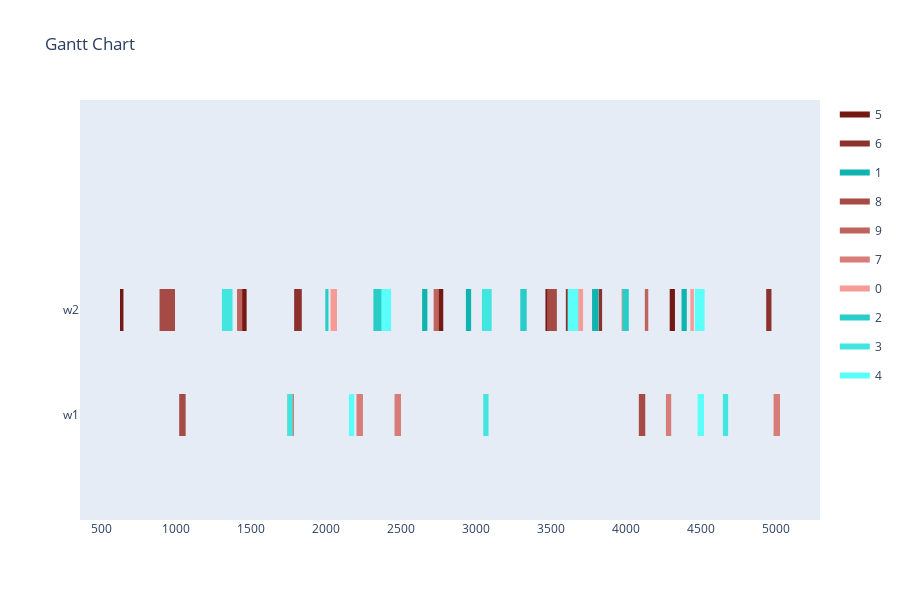

Here is the notebook cell this chart was saved with:
### Markdown cell above
Config 2 - Test with Two Point Crossover

### Code cell
optimizer = BaseGA(env)
optimizer.set_minimize()
# optional (in this case, all options given are the default option, if the configuration step is skipped)
optimizer.configure('tardiness', 'twopointcrossover', 'roulettewheel', 'randomize')
# choose an input generator (optional) -> decides how the data gets converted into the optimizer format
#optimizer.set_input_generator('SameLengthAlternativesGenerator')
# all parameters after offspring_amount are optional (in this case -> verbose=True)
result, best_fitness_history, average_fitness_history, best_generation_history, feasible_gen = optimizer.optimize(orders, max_generations, earliest_time_slot, last_time_slot, population_size, offspring_amount, verbose=True)
workstation_assignments = reformat_result(result, orders, env)
visualize(workstation_assignments, best_fitness_history, average_fitness_history, best_generation_history, feasible_gen)

### Figure 1 — Plotly figure (JSON) as saved in the notebook; plotly's stock layout.template omitted (floating-point values rounded to 4 significant figures)
{"data": [{"fill": "toself", "fillcolor": "rgb(115, 24, 18)", "hoverinfo": "name", "legendgroup": "rgb(115, 24, 18)", "mode": "none", "name": "5", "type": "scatter", "x": [2746, 2781, 2781, 2746, 2746, 624, 647, 647, 624, 624, 4292, 4327, 4327, 4292, 4292, 1434, 1469, 1469, 1434, 1434, 3463, 3506, 3506, 3463], "y": [0.8, 0.8, 1.2, 1.2, null, 0.8, 0.8, 1.2, 1.2, null, 0.8, 0.8, 1.2, 1.2, null, 0.8, 0.8, 1.2, 1.2, null, 0.8, 0.8, 1.2, 1.2]}, {"fill": "toself", "fillcolor": "rgb(140, 49, 43)", "hoverinfo": "name", "legendgroup": "rgb(140, 49, 43)", "mode": "none", "name": "6", "type": "scatter", "x": [3818, 3841, 3841, 3818, 3818, 3599, 3634, 3634, 3599, 3599, 4936, 4971, 4971, 4936, 4936, 1786, 1821, 1821, 1786, 1786, 1814, 1837, 1837, 1814], "y": [0.8, 0.8, 1.2, 1.2, null, 0.8, 0.8, 1.2, 1.2, null, 0.8, 0.8, 1.2, 1.2, null, 0.8, 0.8, 1.2, 1.2, null, 0.8, 0.8, 1.2, 1.2]}, {"fill": "toself", "fillcolor": "rgb(15, 180, 174)", "hoverinfo": "name", "legendgroup": "rgb(15, 180, 174)", "mode": "none", "name": "1", "type": "scatter", "x": [4371, 4406, 4406, 4371, 4371, 2349, 2384, 2384, 2349, 2349, 2640, 2675, 2675, 2640, 2640, 3774, 3817, 3817, 3774, 3774, 2932, 2967, 2967, 2932], "y": [0.8, 0.8, 1.2, 1.2, null, 0.8, 0.8, 1.2, 1.2, null, 0.8, 0.8, 1.2, 1.2, null, 0.8, 0.8, 1.2, 1.2, null, 0.8, 0.8, 1.2, 1.2]}, {"fill": "toself", "fillcolor": "rgb(165, 74, 68)", "hoverinfo": "name", "legendgroup": "rgb(165, 74, 68)", "mode": "none", "name": "8", "type": "scatter", "x": [888, 959, 959, 888, 888, 3474, 3539, 3539, 3474, 3474, 926, 991, 991, 926, 926, 4086, 4129, 4129, 4086, 4086, 1019, 1062, 1062, 1019], "y": [0.8, 0.8, 1.2, 1.2, null, 0.8, 0.8, 1.2, 1.2, null, 0.8, 0.8, 1.2, 1.2, null, -0.2, -0.2, 0.2, 0.2, null, -0.2, -0.2, 0.2, 0.2]}, {"fill": "toself", "fillcolor": "rgb(190, 99, 93)", "hoverinfo": "name", "legendgroup": "rgb(190, 99, 93)", "mode": "none", "name": "9", "type": "scatter", "x": [3642, 3677, 3677, 3642, 3642, 4126, 4149, 4149, 4126, 4126, 1405, 1440, 1440, 1405, 1405, 2717, 2752, 2752, 2717, 2717, 4483, 4506, 4506, 4483], "y": [0.8, 0.8, 1.2, 1.2, null, 0.8, 0.8, 1.2, 1.2, null, 0.8, 0.8, 1.2, 1.2, null, 0.8, 0.8, 1.2, 1.2, null, 0.8, 0.8, 1.2, 1.2]}, {"fill": "toself", "fillcolor": "rgb(215, 124, 118)", "hoverinfo": "name", "legendgroup": "rgb(215, 124, 118)", "mode": "none", "name": "7", "type": "scatter", "x": [2456, 2499, 2499, 2456, 2456, 4267, 4302, 4302, 4267, 4267, 2202, 2245, 2245, 2202, 2202, 4985, 5028, 5028, 4985, 4985, 1742, 1785, 1785, 1742], "y": [-0.2, -0.2, 0.2, 0.2, null, -0.2, -0.2, 0.2, 0.2, null, -0.2, -0.2, 0.2, 0.2, null, -0.2, -0.2, 0.2, 0.2, null, -0.2, -0.2, 0.2, 0.2]}, {"fill": "toself", "fillcolor": "rgb(246, 155, 149)", "hoverinfo": "name", "legendgroup": "rgb(246, 155, 149)", "mode": "none", "name": "0", "type": "scatter", "x": [4430, 4453, 4453, 4430, 4430, 2029, 2072, 2072, 2029, 2029, 3970, 3991, 3991, 3970, 3970, 3671, 3714, 3714, 3671, 3671, 4497, 4520, 4520, 4497], "y": [0.8, 0.8, 1.2, 1.2, null, 0.8, 0.8, 1.2, 1.2, null, 0.8, 0.8, 1.2, 1.2, null, 0.8, 0.8, 1.2, 1.2, null, 0.8, 0.8, 1.2, 1.2]}, {"fill": "toself", "fillcolor": "rgb(40, 205, 199)", "hoverinfo": "name", "legendgroup": "rgb(40, 205, 199)", "mode": "none", "name": "2", "type": "scatter", "x": [2315, 2350, 2350, 2315, 2315, 1994, 2015, 2015, 1994, 1994, 3295, 3338, 3338, 3295, 3295, 3976, 4019, 4019, 3976, 3976, 2330, 2373, 2373, 2330], "y": [0.8, 0.8, 1.2, 1.2, null, 0.8, 0.8, 1.2, 1.2, null, 0.8, 0.8, 1.2, 1.2, null, 0.8, 0.8, 1.2, 1.2, null, 0.8, 0.8, 1.2, 1.2]}, {"fill": "toself", "fillcolor": "rgb(65, 230, 224)", "hoverinfo": "name", "legendgroup": "rgb(65, 230, 224)", "mode": "none", "name": "3", "type": "scatter", "x": [3039, 3104, 3104, 3039, 3039, 1304, 1375, 1375, 1304, 1304, 4647, 4682, 4682, 4647, 4647, 3048, 3083, 3083, 3048, 3048, 1741, 1776, 1776, 1741], "y": [0.8, 0.8, 1.2, 1.2, null, 0.8, 0.8, 1.2, 1.2, null, -0.2, -0.2, 0.2, 0.2, null, -0.2, -0.2, 0.2, 0.2, null, -0.2, -0.2, 0.2, 0.2]}, {"fill": "toself", "fillcolor": "rgb(90, 255, 249)", "hoverinfo": "name", "legendgroup": "rgb(90, 255, 249)", "mode": "none", "name": "4", "type": "scatter", "x": [3611, 3682, 3682, 3611, 3611, 4460, 4525, 4525, 4460, 4460, 2368, 2433, 2433, 2368, 2368, 4478, 4521, 4521, 4478, 4478, 2152, 2187, 2187, 2152], "y": [0.8, 0.8, 1.2, 1.2, null, 0.8, 0.8, 1.2, 1.2, null, 0.8, 0.8, 1.2, 1.2, null, -0.2, -0.2, 0.2, 0.2, null, -0.2, -0.2, 0.2, 0.2]}, {"legendgroup": "rgb(115, 24, 18)", "marker": {"color": "rgb(115, 24, 18)", "opacity": 0, "size": 1}, "mode": "markers", "name": "", "showlegend": false, "text": [null, null, null, null, null, null, null, null, null, null], "type": "scatter", "x": [2746, 2781, 624, 647, 4292, 4327, 1434, 1469, 3463, 3506], "y": [1, 1, 1, 1, 1, 1, 1, 1, 1, 1]}, {"legendgroup": "rgb(140, 49, 43)", "marker": {"color": "rgb(140, 49, 43)", "opacity": 0, "size": 1}, "mode": "markers", "name": "", "showlegend": false, "text": [null, null, null, null, null, null, null, null, null, null], "type": "scatter", "x": [3818, 3841, 3599, 3634, 4936, 4971, 1786, 1821, 1814, 1837], "y": [1, 1, 1, 1, 1, 1, 1, 1, 1, 1]}, {"legendgroup": "rgb(15, 180, 174)", "marker": {"color": "rgb(15, 180, 174)", "opacity": 0, "size": 1}, "mode": "markers", "name": "", "showlegend": false, "text": [null, null, null, null, null, null, null, null, null, null], "type": "scatter", "x": [4371, 4406, 2349, 2384, 2640, 2675, 3774, 3817, 2932, 2967], "y": [1, 1, 1, 1, 1, 1, 1, 1, 1, 1]}, {"legendgroup": "rgb(165, 74, 68)", "marker": {"color": "rgb(165, 74, 68)", "opacity": 0, "size": 1}, "mode": "markers", "name": "", "showlegend": false, "text": [null, null, null, null, null, null, null, null, null, null], "type": "scatter", "x": [888, 959, 3474, 3539, 926, 991, 4086, 4129, 1019, 1062], "y": [1, 1, 1, 1, 1, 1, 0, 0, 0, 0]}, {"legendgroup": "rgb(190, 99, 93)", "marker": {"color": "rgb(190, 99, 93)", "opacity": 0, "size": 1}, "mode": "markers", "name": "", "showlegend": false, "text": [null, null, null, null, null, null, null, null, null, null], "type": "scatter", "x": [3642, 3677, 4126, 4149, 1405, 1440, 2717, 2752, 4483, 4506], "y": [1, 1, 1, 1, 1, 1, 1, 1, 1, 1]}, {"legendgroup": "rgb(215, 124, 118)", "marker": {"color": "rgb(215, 124, 118)", "opacity": 0, "size": 1}, "mode": "markers", "name": "", "showlegend": false, "text": [null, null, null, null, null, null, null, null, null, null], "type": "scatter", "x": [2456, 2499, 4267, 4302, 2202, 2245, 4985, 5028, 1742, 1785], "y": [0, 0, 0, 0, 0, 0, 0, 0, 0, 0]}, {"legendgroup": "rgb(246, 155, 149)", "marker": {"color": "rgb(246, 155, 149)", "opacity": 0, "size": 1}, "mode": "markers", "name": "", "showlegend": false, "text": [null, null, null, null, null, null, null, null, null, null], "type": "scatter", "x": [4430, 4453, 2029, 2072, 3970, 3991, 3671, 3714, 4497, 4520], "y": [1, 1, 1, 1, 1, 1, 1, 1, 1, 1]}, {"legendgroup": "rgb(40, 205, 199)", "marker": {"color": "rgb(40, 205, 199)", "opacity": 0, "size": 1}, "mode": "markers", "name": "", "showlegend": false, "text": [null, null, null, null, null, null, null, null, null, null], "type": "scatter", "x": [2315, 2350, 1994, 2015, 3295, 3338, 3976, 4019, 2330, 2373], "y": [1, 1, 1, 1, 1, 1, 1, 1, 1, 1]}, {"legendgroup": "rgb(65, 230, 224)", "marker": {"color": "rgb(65, 230, 224)", "opacity": 0, "size": 1}, "mode": "markers", "name": "", "showlegend": false, "text": [null, null, null, null, null, null, null, null, null, null], "type": "scatter", "x": [3039, 3104, 1304, 1375, 4647, 4682, 3048, 3083, 1741, 1776], "y": [1, 1, 1, 1, 0, 0, 0, 0, 0, 0]}, {"legendgroup": "rgb(90, 255, 249)", "marker": {"color": "rgb(90, 255, 249)", "opacity": 0, "size": 1}, "mode": "markers", "name": "", "showlegend": false, "text": [null, null, null, null, null, null, null, null, null, null], "type": "scatter", "x": [3611, 3682, 4460, 4525, 2368, 2433, 4478, 4521, 2152, 2187], "y": [1, 1, 1, 1, 1, 1, 0, 0, 0, 0]}], "layout": {"height": 600, "hovermode": "closest", "showlegend": true, "title": {"text": "Gantt Chart"}, "xaxis": {"rangeselector": {"buttons": [{"count": 7, "label": "1w", "step": "day", "stepmode": "backward"}, {"count": 1, "label": "1m", "step": "month", "stepmode": "backward"}, {"count": 6, "label": "6m", "step": "month", "stepmode": "backward"}, {"count": 1, "label": "YTD", "step": "year", "stepmode": "todate"}, {"count": 1, "label": "1y", "step": "year", "stepmode": "backward"}, {"step": "all"}]}, "showgrid": false, "type": "linear", "zeroline": false}, "yaxis": {"autorange": false, "range": [-1, 3], "showgrid": false, "ticktext": ["w1", "w2"], "tickvals": [0, 1], "zeroline": false}}}
